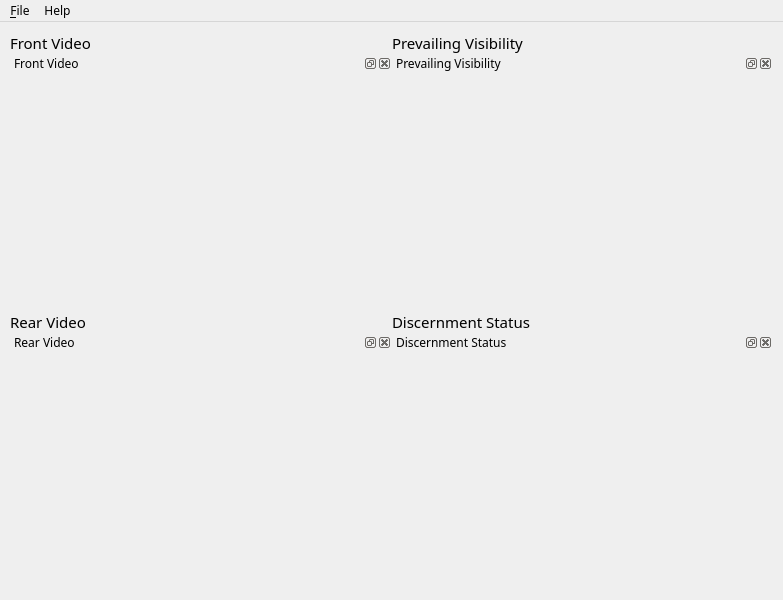
<?xml version="1.0" encoding="UTF-8"?>
<ui version="4.0">
 <class>MainWindow</class>
 <widget class="QMainWindow" name="MainWindow">
  <property name="enabled">
   <bool>true</bool>
  </property>
  <property name="geometry">
   <rect>
    <x>0</x>
    <y>0</y>
    <width>783</width>
    <height>600</height>
   </rect>
  </property>
  <property name="sizePolicy">
   <sizepolicy hsizetype="Preferred" vsizetype="Preferred">
    <horstretch>0</horstretch>
    <verstretch>0</verstretch>
   </sizepolicy>
  </property>
  <property name="minimumSize">
   <size>
    <width>400</width>
    <height>300</height>
   </size>
  </property>
  <property name="font">
   <font>
    <family>Noto Sans</family>
    <pointsize>9</pointsize>
    <weight>50</weight>
    <italic>false</italic>
    <bold>false</bold>
   </font>
  </property>
  <property name="mouseTracking">
   <bool>false</bool>
  </property>
  <property name="windowTitle">
   <string>JS-08</string>
  </property>
  <property name="styleSheet">
   <string notr="true">font: 9pt &quot;Noto Sans&quot;;</string>
  </property>
  <widget class="QWidget" name="centralwidget">
   <property name="maximumSize">
    <size>
     <width>16777215</width>
     <height>16777215</height>
    </size>
   </property>
   <property name="mouseTracking">
    <bool>false</bool>
   </property>
   <property name="styleSheet">
    <string notr="true"/>
   </property>
   <layout class="QGridLayout" name="gridLayout">
    <property name="leftMargin">
     <number>0</number>
    </property>
    <property name="topMargin">
     <number>0</number>
    </property>
    <property name="rightMargin">
     <number>0</number>
    </property>
    <property name="bottomMargin">
     <number>0</number>
    </property>
    <property name="spacing">
     <number>0</number>
    </property>
    <item row="0" column="0">
     <layout class="QHBoxLayout" name="horizontalLayout">
      <property name="leftMargin">
       <number>10</number>
      </property>
      <property name="topMargin">
       <number>10</number>
      </property>
      <property name="rightMargin">
       <number>10</number>
      </property>
      <property name="bottomMargin">
       <number>10</number>
      </property>
      <item>
       <layout class="QVBoxLayout" name="verticalLayout">
        <item>
         <widget class="QLabel" name="label">
          <property name="font">
           <font>
            <family>Noto Sans</family>
            <pointsize>11</pointsize>
            <weight>50</weight>
            <italic>false</italic>
            <bold>false</bold>
           </font>
          </property>
          <property name="styleSheet">
           <string notr="true">font: 11pt &quot;Noto Sans&quot;;</string>
          </property>
          <property name="text">
           <string>Front Video</string>
          </property>
         </widget>
        </item>
        <item>
         <widget class="QDockWidget" name="front_video_dock">
          <property name="windowTitle">
           <string>Front Video</string>
          </property>
          <widget class="QWidget" name="dockWidgetContents_3"/>
         </widget>
        </item>
        <item>
         <widget class="QLabel" name="label_2">
          <property name="font">
           <font>
            <family>Noto Sans</family>
            <pointsize>11</pointsize>
            <weight>50</weight>
            <italic>false</italic>
            <bold>false</bold>
           </font>
          </property>
          <property name="styleSheet">
           <string notr="true">font: 11pt &quot;Noto Sans&quot;;</string>
          </property>
          <property name="text">
           <string>Rear Video</string>
          </property>
         </widget>
        </item>
        <item>
         <widget class="QDockWidget" name="rear_video_dock">
          <property name="windowTitle">
           <string>Rear Video</string>
          </property>
          <widget class="QWidget" name="dockWidgetContents_2"/>
         </widget>
        </item>
       </layout>
      </item>
      <item>
       <layout class="QVBoxLayout" name="verticalLayout_2">
        <item>
         <widget class="QLabel" name="label_3">
          <property name="font">
           <font>
            <family>Noto Sans</family>
            <pointsize>11</pointsize>
            <weight>50</weight>
            <italic>false</italic>
            <bold>false</bold>
           </font>
          </property>
          <property name="styleSheet">
           <string notr="true">font: 11pt &quot;Noto Sans&quot;;</string>
          </property>
          <property name="text">
           <string>Prevailing Visibility</string>
          </property>
         </widget>
        </item>
        <item>
         <widget class="QDockWidget" name="visibility_dock">
          <property name="windowTitle">
           <string>Prevailing Visibility</string>
          </property>
          <widget class="QWidget" name="dockWidgetContents"/>
         </widget>
        </item>
        <item>
         <widget class="QLabel" name="label_4">
          <property name="font">
           <font>
            <family>Noto Sans</family>
            <pointsize>11</pointsize>
            <weight>50</weight>
            <italic>false</italic>
            <bold>false</bold>
           </font>
          </property>
          <property name="styleSheet">
           <string notr="true">font: 11pt &quot;Noto Sans&quot;;</string>
          </property>
          <property name="text">
           <string>Discernment Status</string>
          </property>
         </widget>
        </item>
        <item>
         <widget class="QDockWidget" name="discernment_dock">
          <property name="windowTitle">
           <string>Discernment Status</string>
          </property>
          <widget class="QWidget" name="dockWidgetContents_4"/>
         </widget>
        </item>
       </layout>
      </item>
     </layout>
    </item>
   </layout>
  </widget>
  <widget class="QMenuBar" name="menubar">
   <property name="enabled">
    <bool>true</bool>
   </property>
   <property name="geometry">
    <rect>
     <x>0</x>
     <y>0</y>
     <width>783</width>
     <height>23</height>
    </rect>
   </property>
   <property name="autoFillBackground">
    <bool>false</bool>
   </property>
   <property name="styleSheet">
    <string notr="true"/>
   </property>
   <property name="nativeMenuBar">
    <bool>false</bool>
   </property>
   <widget class="QMenu" name="menuSource">
    <property name="title">
     <string>&amp;File</string>
    </property>
    <addaction name="actionEdit_Camera"/>
    <addaction name="actionEdit_Target"/>
    <addaction name="actionExit"/>
   </widget>
   <widget class="QMenu" name="menuHelp">
    <property name="title">
     <string>Help</string>
    </property>
    <addaction name="actionAbout"/>
   </widget>
   <addaction name="menuSource"/>
   <addaction name="menuHelp"/>
  </widget>
  <action name="actionExit">
   <property name="text">
    <string>&amp;Quit</string>
   </property>
   <property name="toolTip">
    <string>Exit</string>
   </property>
   <property name="statusTip">
    <string>Exit JS-06</string>
   </property>
   <property name="shortcut">
    <string>Ctrl+W</string>
   </property>
  </action>
  <action name="actionsd">
   <property name="text">
    <string>sd</string>
   </property>
  </action>
  <action name="actionkm">
   <property name="checkable">
    <bool>true</bool>
   </property>
   <property name="enabled">
    <bool>true</bool>
   </property>
   <property name="text">
    <string>km</string>
   </property>
  </action>
  <action name="actionmi">
   <property name="checkable">
    <bool>true</bool>
   </property>
   <property name="enabled">
    <bool>true</bool>
   </property>
   <property name="text">
    <string>mi</string>
   </property>
  </action>
  <action name="actionInference">
   <property name="checkable">
    <bool>true</bool>
   </property>
   <property name="checked">
    <bool>false</bool>
   </property>
   <property name="text">
    <string>Inference</string>
   </property>
   <property name="shortcut">
    <string>I</string>
   </property>
  </action>
  <action name="actionEdit_Target">
   <property name="checkable">
    <bool>false</bool>
   </property>
   <property name="text">
    <string>Edit &amp;Target</string>
   </property>
  </action>
  <action name="actionEdit_Camera">
   <property name="enabled">
    <bool>true</bool>
   </property>
   <property name="text">
    <string>Edit &amp;Camera Info</string>
   </property>
  </action>
  <action name="actionAbout">
   <property name="text">
    <string>About</string>
   </property>
  </action>
 </widget>
 <resources>
  <include location="asset/resources.qrc"/>
 </resources>
 <connections>
  <connection>
   <sender>actionExit</sender>
   <signal>triggered()</signal>
   <receiver>MainWindow</receiver>
   <slot>close()</slot>
   <hints>
    <hint type="sourcelabel">
     <x>-1</x>
     <y>-1</y>
    </hint>
    <hint type="destinationlabel">
     <x>187</x>
     <y>228</y>
    </hint>
   </hints>
  </connection>
 </connections>
</ui>
